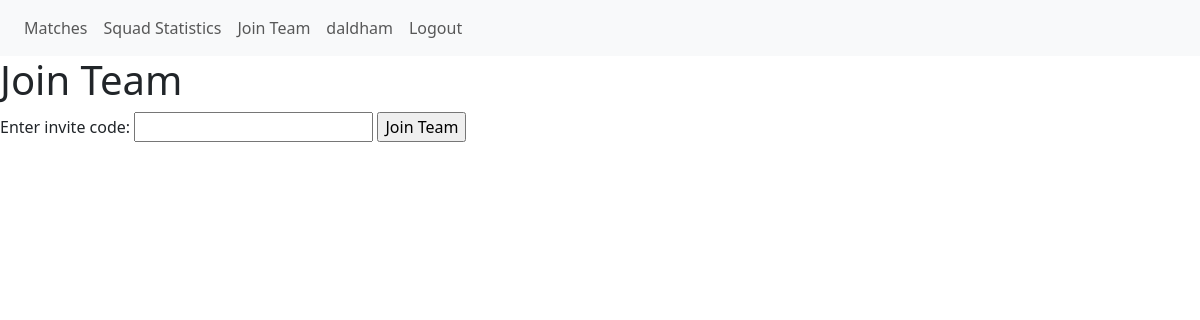
/join/ (signed in), run on an earlier commit of the app's database.
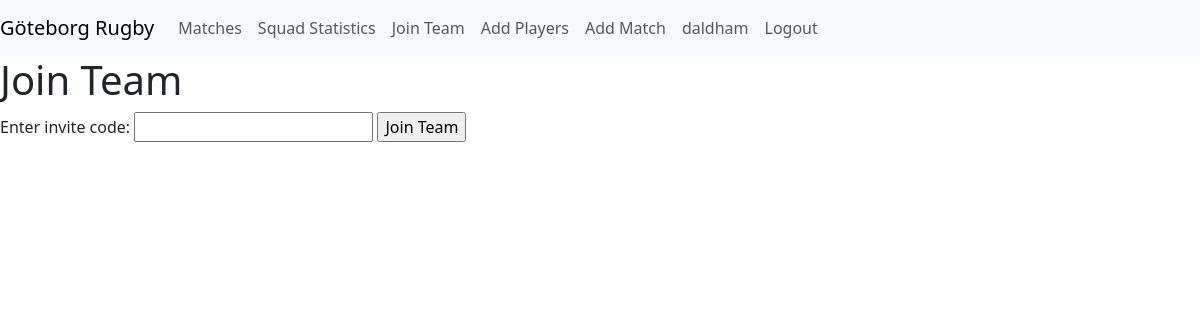
And on a later commit of the database.
### stats/models.py (models this page shows, shortened)
class MyUser(AbstractUser):
    coach = models.BooleanField(default=False)
    team = models.ForeignKey(Team, on_delete=models.CASCADE, null=True, blank=True)
    @property
    def is_coach(self):
        return self.coach

class Team(models.Model):
    name = models.CharField(max_length=30)
    invite_code = models.CharField(max_length=10, null=True, blank=True)

### stats/views.py (the view, shortened to what this page needs)
# urls.py: path('join/', views.join_team, name='join'),
def join_team(request):
    return render(request, 'join_team.html')

### stats/templates/join_team.html (shortened to what this page needs)
{% extends "base.html" %}
{% block content %}
<h1>Join Team</h1>
<form method="post">
    <label for="invite_code">Enter invite code:</label>
    <input type="text" name="invite_code" id="invite_code" required>
    <input type="submit" value="Join Team">
</form>
{% endblock %}

### stats/templates/base.html (shortened to what this page needs)
<!doctype html>
<html lang="en">
  <head>
    <link href="https://cdn.jsdelivr.net/npm/bootstrap@5.3.0-alpha1/dist/css/bootstrap.min.css" rel="stylesheet">
  </head>
  <body>
    <nav class="navbar navbar-expand-lg navbar-light bg-light">
        <div class="navbar-brand">
            {% if user.is_authenticated %}
                {{ user.team.name }}
            {% endif %}
        </div>
        <div class="collapse navbar-collapse" id="navbarNav">
            <ul class="navbar-nav mr-auto">
                <li class="nav-item">
                    <a class="nav-link" href="{% url 'matches' %}">Matches</a>
                </li>
                <li class="nav-item">
                    <a class="nav-link" href="{% url 'squad' %}">Squad Statistics</a>
                </li>
                <li class="nav-item">
                    <a class="nav-link" href="{% url 'join' %}">Join Team</a>
                </li>
                {% if user.is_authenticated and user.is_coach %}
                    <li class="nav-item">
                        <a class="nav-link" href="{% url 'add_players' %}">Add Players</a>
                    </li>
                    <li class="nav-item">
                        <a class="nav-link" href="{% url 'add_match' %}">Add Match</a>
                    </li>
                {% endif %}
            </ul>
            <ul class="navbar-nav">
                {% if user.is_authenticated %}
                <li class="nav-item">
                    <a class="nav-link" href="{% url 'index' %}">{{ user.username }}</a>
                </li>
                <li class="nav-item">
                    <a class="nav-link" href="{% url 'logout' %}">Logout</a>
                </li>
                {% endif %}
            </ul>
        </div>
    </nav>
    {% block content %}{% endblock %}
  </body>
</html>

What changed in the data, as far as the page shows it:
changed MyUser "daldham": team.name (not shown) → "Göteborg Rugby"; coach False → True (drawn)
Also different on the page:
text now shown: "Add Players Add Match"
